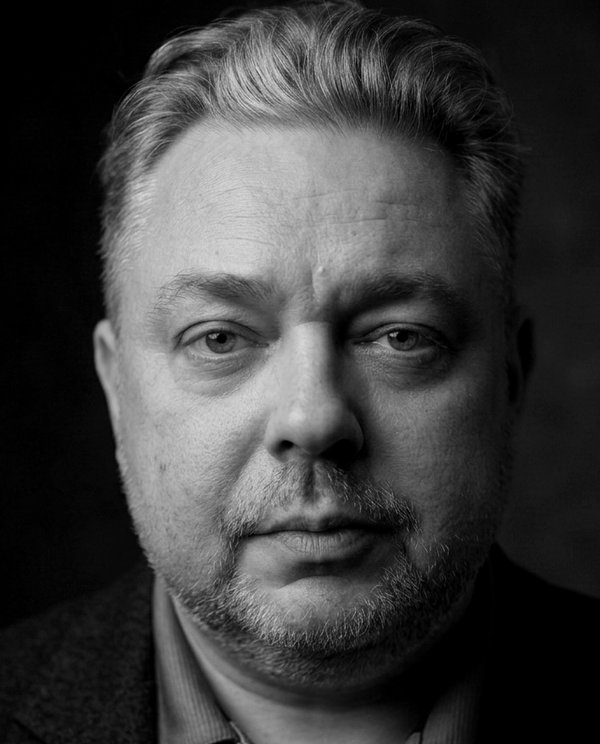
#> input picture profile.jpg, 600 x 744 px
$ python make-og.py ../profile.jpg
#> lines starting #> are read from the running program, lines starting #| are printed output that depends on the picture
#!/usr/bin/env python3
"""Generuje obrazy Open Graph (1200x630) dla artykułów i strony głównej.

Użycie:  python3 scripts/make-og.py [--fonts DIR]
Fonty:   Inter-400/500/600/700.ttf w DIR (domyślnie assets-source/fonts, potem scripts/fonts).
Wyjście: og/<slug>.png dla każdego art-*.html (tytuł i etykieta serii czytane z HTML) oraz og-image.png.
Idempotentny: ten sam wsad daje ten sam plik.
"""
import re, sys, glob, os
from pathlib import Path
from PIL import Image, ImageDraw, ImageFont

ROOT = Path(__file__).resolve().parent.parent
FONT_DIRS = [ROOT / 'assets-source/fonts', ROOT / 'scripts/fonts']
if '--fonts' in sys.argv: FONT_DIRS.insert(0, Path(sys.argv[sys.argv.index('--fonts') + 1]))
def font(weight, size):
    for d in FONT_DIRS:
        p = d / f'Inter-{weight}.ttf'
        if p.exists(): return ImageFont.truetype(str(p), size)
    raise SystemExit(f'brak fontu Inter-{weight}.ttf w {FONT_DIRS}')

W, H = 1200, 630
INK, PAPER, MUTED, LINE = (29, 29, 31), (255, 255, 255), (152, 152, 158), (70, 70, 74)
PAD = 72

def wrap(draw, text, fnt, max_w):
    words, lines, cur = text.split(), [], ''
    for w in words:
        t = (cur + ' ' + w).strip()
        if draw.textlength(t, font=fnt) <= max_w: cur = t
        else: lines.append(cur); cur = w
    if cur: lines.append(cur)
    return lines

def fit_title(draw, text, max_w, max_h):
    for size in range(64, 35, -2):
        fnt = font('700', size)
        lines = wrap(draw, text, fnt, max_w)
        lh = int(size * 1.15)
        if len(lines) * lh <= max_h and len(lines) <= 4: return fnt, lines, lh
    return fnt, lines, lh

def portrait(size):
    im = Image.open(ROOT / 'profile.jpg').convert('L').convert('RGB')
    w, h = im.size; s = min(w, h)
    im = im.crop(((w - s) // 2, int((h - s) * 0.25), (w - s) // 2 + s, int((h - s) * 0.25) + s)).resize((size, size), Image.LANCZOS)
    mask = Image.new('L', (size * 4, size * 4), 0)
    ImageDraw.Draw(mask).ellipse((0, 0, size * 4 - 1, size * 4 - 1), fill=255)
    return im, mask.resize((size, size), Image.LANCZOS)

def article_card(label, title, out):
    im = Image.new('RGB', (W, H), INK); d = ImageDraw.Draw(im)
    # etykieta serii
    lab = font('500', 20)
    d.text((PAD, PAD), label.upper(), font=lab, fill=MUTED, spacing=4)
    # tytuł
    fnt, lines, lh = fit_title(d, title, W - 2 * PAD, 330)
    y = int(136 + max(0, (356 - len(lines) * lh) / 2))
    for ln in lines:
        d.text((PAD - 3, y), ln, font=fnt, fill=PAPER); y += lh
    # dół: linia, portret, nazwisko, domena
    d.line((PAD, H - 118, W - PAD, H - 118), fill=LINE, width=1)
    p, m = portrait(56)
    im.paste(p, (PAD, H - 94), m)
    d.text((PAD + 72, H - 92), 'Rafał Myrta', font=font('600', 24), fill=PAPER)
    d.text((PAD + 72, H - 60), 'myrta.me', font=font('400', 20), fill=MUTED)
    im.convert('P', palette=Image.ADAPTIVE, colors=128).save(out, optimize=True)

def home_card(out):
    im = Image.new('RGB', (W, H), INK); d = ImageDraw.Draw(im)
    ph = Image.open(ROOT / 'profile.jpg').convert('L').convert('RGB')
    w, h = ph.size; tw = 480; s = h / H
#> after `w, h = ph.size`: w = 600; h = 744
#> after `s = h / H`: s = 1.18
    ph = ph.resize((int(w / s), H), Image.LANCZOS)
#> ph: PIL image 508x630 RGB
    x0 = max(0, (ph.size[0] - tw) // 2)
#> x0 = 14
    im.paste(ph.crop((x0, 0, x0 + tw, H)), (0, 0))
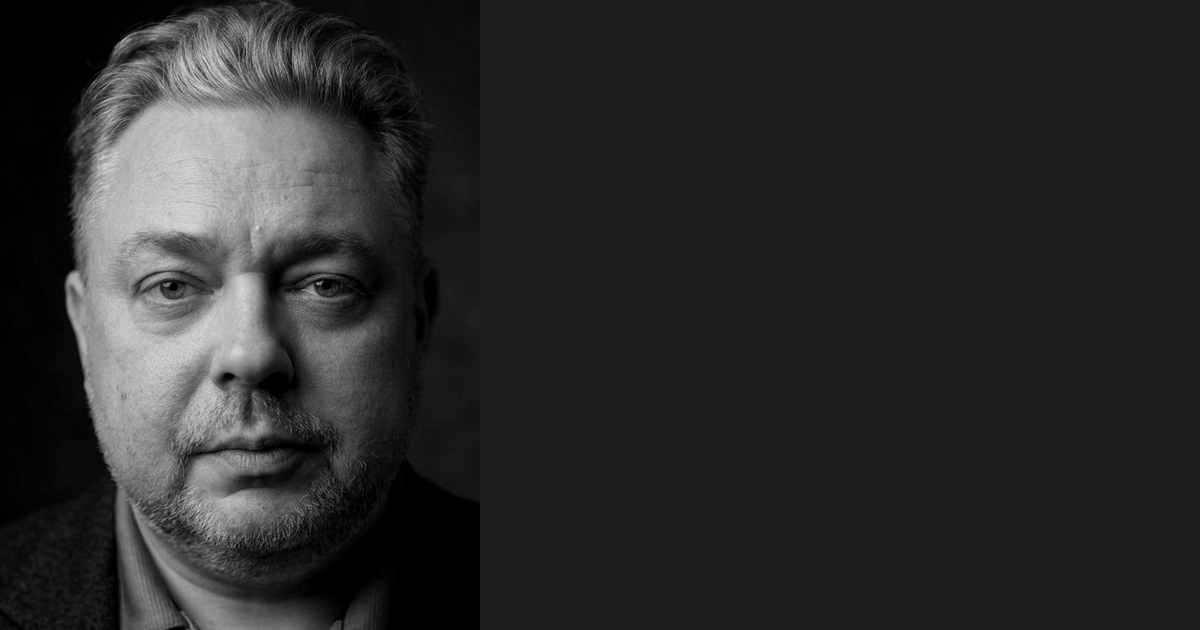
#> im: PIL image 1200x630 RGB; mean R, G, B 42.7, 42.7, 43.9
    d.text((566, 226), 'Rafał Myrta', font=font('700', 72), fill=PAPER)
    d.text((566, 330), 'Strategia · Procesy · Transformacja AI', font=font('400', 30), fill=(190, 190, 195))
    d.text((566, 386), 'Autor ORPR, otwartego standardu procesów dla retailu', font=font('400', 22), fill=MUTED)
    dom = font('500', 22); d.text((W - PAD - d.textlength('myrta.me', font=dom), H - 64), 'myrta.me', font=dom, fill=MUTED)
    im.convert('P', palette=Image.ADAPTIVE, colors=128).save(out, optimize=True)

def main():
    (ROOT / 'og').mkdir(exist_ok=True)
    for p in sorted(ROOT.glob('art-*.html')):
        s = p.read_text(encoding='utf-8')
        title = re.search(r'<h1>([^<]+)</h1>', s).group(1)
        title = re.sub(r'\s+', ' ', title).replace('&nbsp;', ' ').replace('&amp;', '&')
        tag = re.search(r'<div class="seria-tag">([^<]+)</div>', s)
        if tag: label = re.sub(r'\s*·\s*\d+/\d+\s*$', '', tag.group(1)).strip()
        else: label = 'Artykuł'
        article_card(label, title, ROOT / 'og' / (p.stem + '.png'))
        print('og/' + p.stem + '.png', '|', label, '|', title)
    home_card(ROOT / 'og-image.png')
    print('og-image.png')

if __name__ == '__main__':
#> (the run stopped early here; a loop or call above may not have finished)
